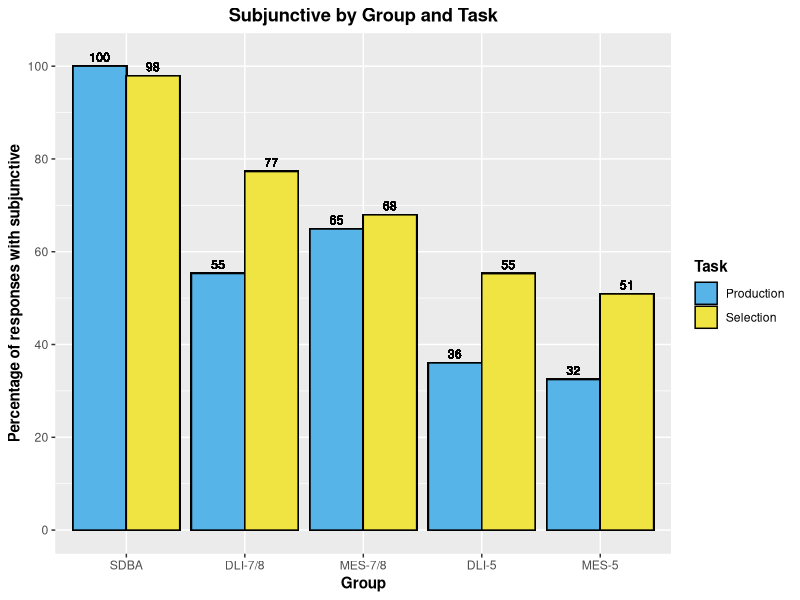
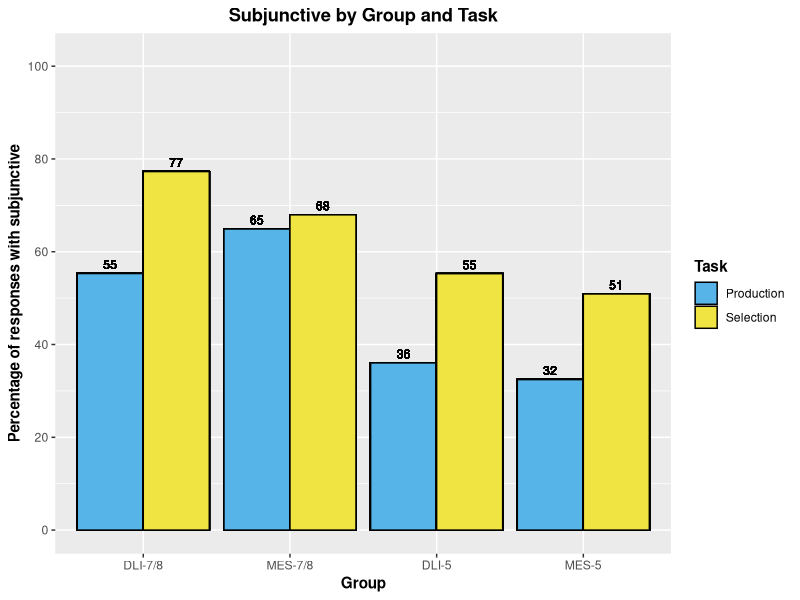

Write the R code that produced these figures, in order.
library(tidyverse)


## Production
SDB_EPT <- read_csv("./CSV Files/SDB/SDB Subjunctive EPT.csv") %>% 
  filter(Property == "Intensional subjunctive") %>% 
  mutate(Group = "SDBA",
         Task = "Production")

DLI78_EPT <- read_csv("./CSV Files/DLI-78/DLI-78 Subjunctive EPT.csv") %>% 
  filter(Property == "Intensional subjunctive") %>% 
  mutate(Group = "DLI-7/8",
         Task = "Production",
         School = "Immersion",
         Age = "7th/8th")

MLS78_EPT <- read_csv("./CSV Files/MLS-78/MLS-78 Subjunctive EPT.csv") %>%
  filter(Property == "Intensional subjunctive") %>% 
  filter(!School == "GBCS") %>% 
  mutate(Group = "MES-7/8",
         Task = "Production",
         School = "Monolingual",
         Age = "7th/8th")

DLI5_EPT <- read_csv("./CSV Files/DLI-5/DLI-5 Subjunctive EPT.csv") %>% 
  filter(Property == "Intensional subjunctive") %>% 
  mutate(Group = "DLI-5",
         Task = "Production",
         School = "Immersion",
         Age = "5th")

MLS5_EPT <- read_csv("./CSV Files/MLS-5/MLS-5 Subjunctive EPT.csv") %>%
  filter(Property == "Intensional subjunctive") %>% 
  filter(!School == "GBCS") %>% 
  mutate(Group = "MES-5",
         Task = "Production",
         School = "Monolingual",
         Age = "5th")


# Selection
SDB_FCT <- read_csv("./CSV Files/SDB/SDB Subjunctive FCT.csv") %>% 
  filter(Property == "Intensional subjunctive") %>% 
  mutate(Group = "SDBA",
         Task = "Selection")

DLI78_FCT <- read_csv("./CSV Files/DLI-78/DLI-78 Subjunctive FCT.csv") %>% 
  filter(Property == "Intensional subjunctive") %>% 
  mutate(Group = "DLI-7/8",
         Task = "Selection",
         School = "Immersion",
         Age = "7th/8th")

MLS78_FCT <- read_csv("./CSV Files/MLS-78/MLS-78 Subjunctive FCT.csv") %>%
  filter(!School == "GBCS") %>% 
  mutate(Group = "MES-7/8",
         Task = "Selection",
         School = "Monolingual",
         Age = "7th/8th")

DLI5_FCT <- read_csv("./CSV Files/DLI-5/DLI-5 Subjunctive FCT.csv") %>% 
  filter(Property == "Intensional subjunctive") %>% 
  mutate(Group = "DLI-5",
         Task = "Selection",
         School = "Immersion",
         Age = "5th")

MLS5_FCT <- read_csv("./CSV Files/MLS-5/MLS-5 Subjunctive FCT.csv") %>%
  filter(Property == "Intensional subjunctive") %>% 
  filter(!School == "GBCS") %>% 
  mutate(Group = "MES-5",
         Task = "Selection",
         School = "Monolingual",
         Age = "5th")


# Generate aggregate levels
## Create individual values
SDB_EPT_Structure <- aggregate(SDB_EPT$Mood_Use, list(SDB_EPT$Structure), FUN = mean, na.rm = TRUE)
SDB_EPT_Structure <- SDB_EPT_Structure %>% rename(Structure_Avg = x)
SDB_EPT_Structure <- left_join(SDB_EPT, SDB_EPT_Structure, by = c("Structure" = "Group.1")) %>%  
  mutate(Structure_Percentage = Structure_Avg * 100)

SDB_FCT_Structure <- aggregate(SDB_FCT$Mood_Use, list(SDB_FCT$Structure), FUN = mean, na.rm = TRUE)
SDB_FCT_Structure <- SDB_FCT_Structure %>% rename(Structure_Avg = x)
SDB_FCT_Structure <- left_join(SDB_FCT, SDB_FCT_Structure, by = c("Structure" = "Group.1")) %>%  
  mutate(Structure_Percentage = Structure_Avg * 100)

DLI78_EPT_Structure <- aggregate(DLI78_EPT$Mood_Use, list(DLI78_EPT$Structure), FUN = mean, na.rm = TRUE)
DLI78_EPT_Structure <- DLI78_EPT_Structure %>% rename(Structure_Avg = x)
DLI78_EPT_Structure <- left_join(DLI78_EPT, DLI78_EPT_Structure, by = c("Structure" = "Group.1")) %>%  
  mutate(Structure_Percentage = Structure_Avg * 100)

DLI78_FCT_Structure <- aggregate(DLI78_FCT$Mood_Use, list(DLI78_FCT$Structure), FUN = mean, na.rm = TRUE)
DLI78_FCT_Structure <- DLI78_FCT_Structure %>% rename(Structure_Avg = x)
DLI78_FCT_Structure <- left_join(DLI78_FCT, DLI78_FCT_Structure, by = c("Structure" = "Group.1")) %>%  
  mutate(Structure_Percentage = Structure_Avg * 100)

MLS78_EPT_Structure <- aggregate(MLS78_EPT$Mood_Use, list(MLS78_EPT$Structure), FUN = mean, na.rm = TRUE)
MLS78_EPT_Structure <- MLS78_EPT_Structure %>% rename(Structure_Avg = x)
MLS78_EPT_Structure <- left_join(MLS78_EPT, MLS78_EPT_Structure, by = c("Structure" = "Group.1")) %>%  
  mutate(Structure_Percentage = Structure_Avg * 100)

MLS78_FCT_Structure <- aggregate(MLS78_FCT$Mood_Use, list(MLS78_FCT$Structure), FUN = mean, na.rm = TRUE)
MLS78_FCT_Structure <- MLS78_FCT_Structure %>% rename(Structure_Avg = x)
MLS78_FCT_Structure <- left_join(MLS78_FCT, MLS78_FCT_Structure, by = c("Structure" = "Group.1")) %>%  
  mutate(Structure_Percentage = Structure_Avg * 100)

DLI5_EPT_Structure <- aggregate(DLI5_EPT$Mood_Use, list(DLI5_EPT$Structure), FUN = mean, na.rm = TRUE)
DLI5_EPT_Structure <- DLI5_EPT_Structure %>% rename(Structure_Avg = x)
DLI5_EPT_Structure <- left_join(DLI5_EPT, DLI5_EPT_Structure, by = c("Structure" = "Group.1")) %>%  
  mutate(Structure_Percentage = Structure_Avg * 100)

DLI5_FCT_Structure <- aggregate(DLI5_FCT$Mood_Use, list(DLI5_FCT$Structure), FUN = mean, na.rm = TRUE)
DLI5_FCT_Structure <- DLI5_FCT_Structure %>% rename(Structure_Avg = x)
DLI5_FCT_Structure <- left_join(DLI5_FCT, DLI5_FCT_Structure, by = c("Structure" = "Group.1")) %>%  
  mutate(Structure_Percentage = Structure_Avg * 100)

MLS5_EPT_Structure <- aggregate(MLS5_EPT$Mood_Use, list(MLS5_EPT$Structure), FUN = mean, na.rm = TRUE)
MLS5_EPT_Structure <- MLS5_EPT_Structure %>% rename(Structure_Avg = x)
MLS5_EPT_Structure <- left_join(MLS5_EPT, MLS5_EPT_Structure, by = c("Structure" = "Group.1")) %>%  
  mutate(Structure_Percentage = Structure_Avg * 100)

MLS5_FCT_Structure <- aggregate(MLS5_FCT$Mood_Use, list(MLS5_FCT$Structure), FUN = mean, na.rm = TRUE)
MLS5_FCT_Structure <- MLS5_FCT_Structure %>% rename(Structure_Avg = x)
MLS5_FCT_Structure <- left_join(MLS5_FCT, MLS5_FCT_Structure, by = c("Structure" = "Group.1")) %>%  
  mutate(Structure_Percentage = Structure_Avg * 100)


## Rejoin datasets
EPT <- rbind(SDB_EPT_Structure, DLI78_EPT_Structure, MLS78_EPT_Structure, DLI5_EPT_Structure, MLS5_EPT_Structure)
FCT <- rbind(SDB_FCT_Structure, DLI78_FCT_Structure, MLS78_FCT_Structure, DLI5_FCT_Structure, MLS5_FCT_Structure)

Aggregate <- rbind(EPT, FCT)
Aggregate$Group <- factor(Aggregate$Group, levels = c("SDBA", "DLI-7/8", "MES-7/8", "DLI-5", "MES-5"))
Aggregate$Task <- factor(Aggregate$Task, levels = c("Production", "Selection"))


## Create heritage-only dataset
Aggregate_Heritage <- Aggregate %>% 
  filter(!Group == "SDBA")
Aggregate_Heritage$Group <- factor(Aggregate_Heritage$Group, levels = c("DLI-7/8", "MES-7/8", "DLI-5", "MES-5"))
Aggregate_Heritage$Task <- factor(Aggregate_Heritage$Task, levels = c("Production", "Selection"))


# Generate bar graphs
## With comparison group
Aggregate %>% 
  ggplot(aes(x = Group, y = Structure_Percentage, fill = Task)) + 
  geom_bar(position = "dodge", color = "black", stat = "identity") +
  scale_y_continuous(breaks = seq (0, 100, 20),
                     limits = c(0, 102)) +
  geom_text(aes(label = round(Structure_Percentage)),
            position = position_dodge(width = .9),
            vjust = -0.5,
            size = 3) +
  scale_fill_manual(values = c("#56B4E9", "#F0E442")) +
  labs(x = "Group", y = "Percentage of responses with subjunctive", fill = "Task", title = "Subjunctive by Group and Task") +
  theme(axis.title = element_text(face = "bold"),
        plot.title = element_text(hjust = 0.5, face = "bold"),
        legend.title = element_text(face = "bold"),
        strip.text.x = element_text(face = "bold"))


## Without comparison group
Aggregate_Heritage %>% 
  ggplot(aes(x = Group, y = Structure_Percentage, fill = Task)) + 
  geom_bar(position = "dodge", color = "black", stat = "identity") +
  scale_y_continuous(breaks = seq (0, 100, 20),
                     limits = c(0, 102)) +
  geom_text(aes(label = round(Structure_Percentage)),
            position = position_dodge(width = .9),
            vjust = -0.5,
            size = 3) +
  scale_fill_manual(values = c("#56B4E9", "#F0E442")) +
  labs(x = "Group", y = "Percentage of responses with subjunctive", fill = "Task", title = "Subjunctive by Group and Task") +
  theme(axis.title = element_text(face = "bold"),
        plot.title = element_text(hjust = 0.5, face = "bold"),
        legend.title = element_text(face = "bold"),
        strip.text.x = element_text(face = "bold"))
